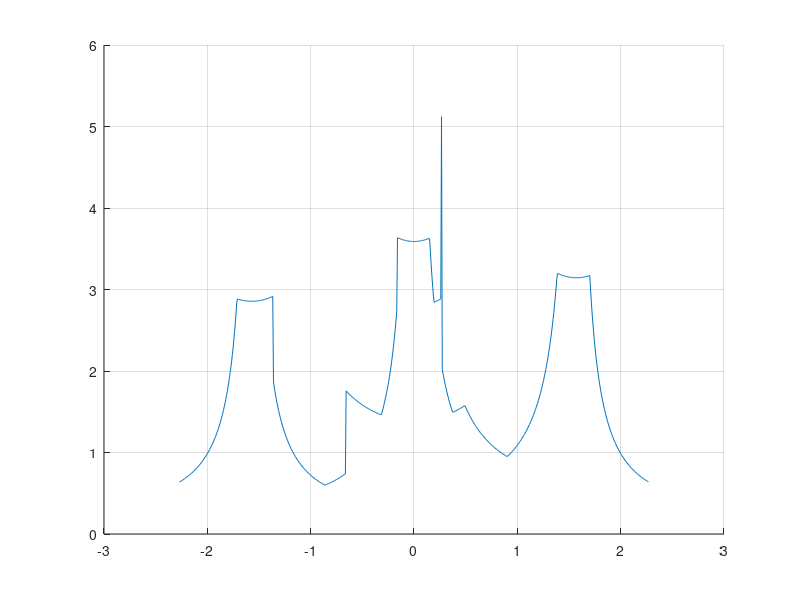

MATLAB code for this plot: (Note: this script raises an error after producing the figure.)
%%
clear,clc,close all
% load readingHokuyo
load readingHokuyoV2
% load readingHokuyoV3
% load readingHokuyoV3

angleSpan = linspace(angMin,angMax,NRays)';

figureUsual = figure
hold on
grid on
plot(angleSpan, ranges)
set(gcf,'windowstyle','docked')

figurePolar = figure
polarplot(angleSpan,ranges)
set(gcf,'windowstyle','docked')

%%Put it on plot instead of polarplot

x_comp = ranges.*cos(angleSpan);
y_comp = ranges.*sin(angleSpan);

figureRect = figure
hold on
plot(x_comp,y_comp)
plot(0,0,'ks')
axis equal
grid on
set(gca,'box','on')
set(gcf,'windowstyle','docked')

figureRectClean = figure
hold on
plot(x_comp,y_comp)
plot(0,0,'ks')
axis equal
grid on
set(gca,'box','on')
set(gcf,'windowstyle','docked')
%% finding features
% [anglesS radiiS] = findSlopeSignchange(angleSpan,ranges,NRays)
% [anglesM1 radiiM1] = findSlopechange(angleSpan,ranges,NRays)
% [anglesM2 radiiM2] = findSlopechange(flip(angleSpan),flip(ranges),NRays)
[indS, radiiS] = findSlopeSignchange(angleSpan,ranges,NRays);
[indM1, radiiM1] = findSlopechange(angleSpan,ranges,NRays);
[indM2, radiiM2] = findSlopechange(flip(angleSpan),flip(ranges),NRays);
indM2 = NRays - (indM2 -1);%flipping the indexes

indM12 = sort([indM1 indM2]);

[indM radiiM] = findEndOfObstacle(indM12,ranges);

indLMs = returnIndexesLandmarksFeatures(indS,indM );

x_posS = radiiS.*cos(angleSpan(indS)');
y_posS = radiiS.*sin(angleSpan(indS)');

x_posM1 = radiiM1.*cos(angleSpan(indM1)');
y_posM1 = radiiM1.*sin(angleSpan(indM1)');

x_posM2 = radiiM2.*cos(angleSpan(indM2)');
y_posM2 = radiiM2.*sin(angleSpan(indM2)');

x_posM = radiiM.*cos(angleSpan(indM)');
y_posM = radiiM.*sin(angleSpan(indM)');

x_posLMs = ranges(indLMs,1).*cos(angleSpan(indLMs));
y_posLMs = ranges(indLMs,1).*sin(angleSpan(indLMs));

figure(figureUsual)
plot(angleSpan(indS),radiiS,'ro')
plot(angleSpan(indM1),radiiM1,'g*')
plot(angleSpan(indM2),radiiM2,'g*')

figure(figureRect)
plot(x_posS,y_posS,'ro')%My features
% plot(x_posM1,y_posM1,'g*')
% plot(x_posM2,y_posM2,'g*')
plot(x_posM,y_posM,'ks')%My features

figure(figureRectClean)
plot(x_posLMs,y_posLMs,'ks')%My features